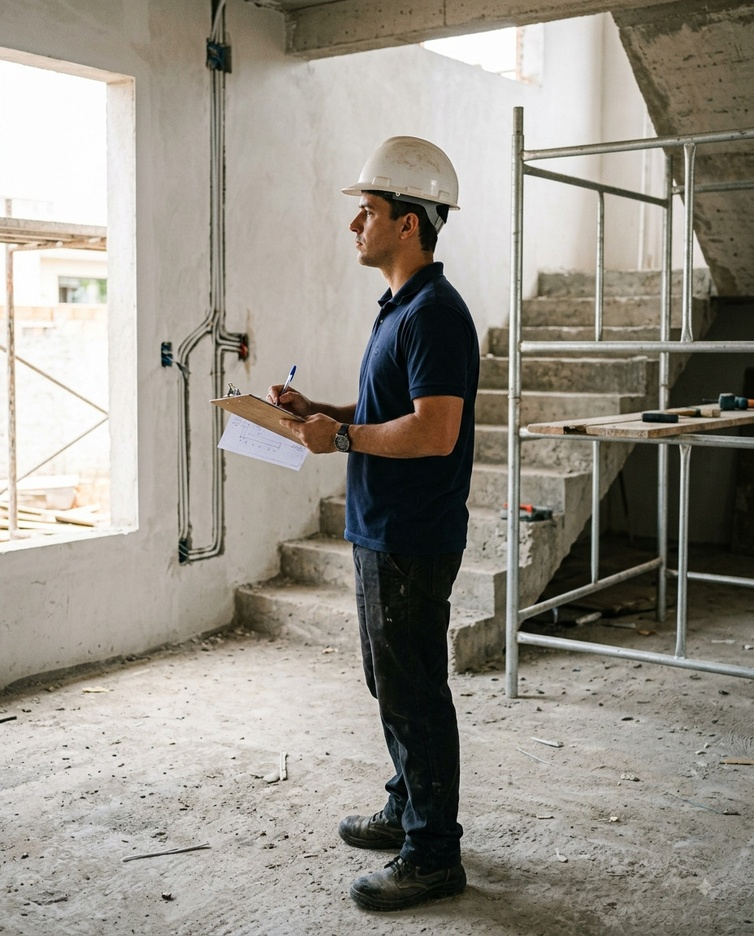
#> input picture fotos/miniaula-01.jpg, 754 x 936 px, shrunk from 928 x 1152 before the run
$ python -i limpar_marca.py   (imports and definitions only)
#> lines starting #> are read from the running program, lines starting #| are printed output that depends on the picture; after the words box and inside, x2 and y2 are one past the last pixel; in counts of white or black regions, pixels touching at a corner belong together
# -*- coding: utf-8 -*-
"""Remove a estrela de marca d'água que o Gemini carimba nas imagens geradas.

A estrela é um overlay claro, semitransparente, sempre na região inferior
direita. O conserto: detectar o bounding box dela por luminância anômala numa
janela dessa região, e cobrir com um remendo do próprio entorno (espelhado e com
média/desvio casados com o anel ao redor), colado com máscara elíptica de borda
muito suave. Funciona bem em fundo de textura contínua (chão, parede, madeira).

Uso:
    python limpar_marca.py entrada.png saida.png
    python limpar_marca.py entrada.png saida.png --debug  (salva o recorte para conferir)

SEMPRE conferir o resultado ampliado — em fundo muito estruturado (grade de
esquadria, estante) o remendo pode falhar e é melhor regenerar a foto.
"""
from __future__ import annotations

import sys
from PIL import Image, ImageDraw, ImageFilter
import numpy as np


def achar_estrela(A: np.ndarray) -> tuple[int, int, int, int] | None:
    """Procura o overlay claro na região inferior direita. Devolve (x0,y0,x1,y1)."""
    H, W, _ = A.shape
    lum = A.sum(axis=2) / 3
    jx0, jy0 = int(W * 0.70), int(H * 0.72)
    win = lum[jy0:, jx0:]
    med = np.median(win)
    mask = win > med + 34
    if mask.sum() < 300:          # nada relevante
        return None
    ys, xs = np.nonzero(mask)
    # concentra no maior aglomerado: descarta pontos isolados (reflexos, céu)
    cx, cy = int(np.median(xs)), int(np.median(ys))
    perto = (np.abs(xs - cx) < 140) & (np.abs(ys - cy) < 140)
    xs, ys = xs[perto], ys[perto]
    if len(xs) < 300:
        return None
    return (jx0 + xs.min(), jy0 + ys.min(), jx0 + xs.max(), jy0 + ys.max())


def limpar(origem: str, destino: str, debug: bool = False) -> bool:
#> called with origem = 'fotos/miniaula-01.jpg', destino = 'out.png', debug = False
    im = Image.open(origem).convert("RGB")
#> im is the input picture: PIL image 754x936 RGB; mean R, G, B 150.7, 146.1, 136.7
    A = np.asarray(im).astype(np.float64)
    H, W, _ = A.shape
#> H = 936; W = 754

    box = achar_estrela(A)
#> in achar_estrela, `win = lum[jy0:, jx0:]`:
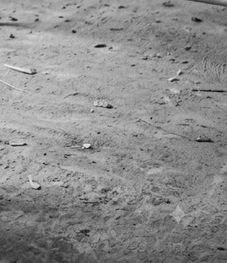
#> win: shape (263, 227) float64; min 8.67, max 237.3, mean 140.4
#> in achar_estrela, `med = np.median(win)`: med = 143.7
#> in achar_estrela, `mask = win > med + 34`:
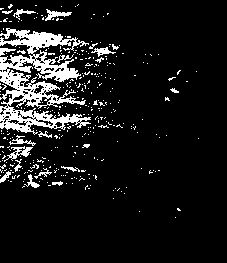
#> mask: shape (263, 227) bool; 10.2% white; 344 white regions (322 under 20 px), largest, box (x1, y1, x2, y2) and area: (0, 28, 91, 135) 4150, (4, 146, 33, 162) 156, (45, 9, 72, 21) 127
#> in achar_estrela, `ys, xs = np.nonzero(mask)`: ys = 6101 values from 4 to 217; xs = 6101 values, max 198 at index 5299, min 0 at index 18, mean 42.65
#> in achar_estrela, `cx, cy = int(np.median(xs)), int(np.median(ys))`: cx = 37; cy = 85
#> in achar_estrela, `xs, ys = xs[perto], ys[perto]`: xs = 6076 values, max 176 at index 3286, min 0 at index 18, mean 42.08; ys = 6076 values from 4 to 217
#> box = (527, 677, 703, 890)
    if box is None:
        im.save(destino)
        print("nenhuma marca encontrada — copiado como esta")
        return False
    bx0, by0, bx1, by1 = box
#> bx0 = 527; by0 = 677; bx1 = 703; by1 = 890
    print(f"estrela em x {bx0}-{bx1}, y {by0}-{by1}")
#| estrela em x 527-703, y 677-890

    # retangulo de trabalho com folga grande (a mascara precisa morrer antes da borda)
    F = 120
    X0, Y0 = max(0, bx0 - F), max(0, by0 - F)
#> X0 = 407; Y0 = 557
    X1, Y1 = min(W, bx1 + F), min(H, by1 + F)
#> X1 = 754; Y1 = 936
    w, h = X1 - X0, Y1 - Y0
#> w = 347; h = 379

    # fonte do remendo: mesma faixa, deslocada para a esquerda; espelhada
    dx = w + 40
#> dx = 387
    if X0 - dx < 0:               # sem espaco a esquerda: usa acima
        dy = h + 40
        src = A[Y0 - dy:Y1 - dy, X0:X1][::-1, :, :].copy()
    else:
        src = A[Y0:Y1, X0 - dx:X0 - dx + w][:, ::-1, :].copy()

    anel = np.concatenate([
        A[max(0, Y0 - 30):Y0, X0:X1].reshape(-1, 3),
        A[Y1:min(H, Y1 + 30), X0:X1].reshape(-1, 3),
        A[Y0:Y1, max(0, X0 - 30):X0].reshape(-1, 3),
        A[Y0:Y1, X1:min(W, X1 + 30)].reshape(-1, 3),
    ])
    for c in range(3):
        s = src[:, :, c]
        src[:, :, c] = (s - s.mean()) * (anel[:, c].std() / max(s.std(), 1e-6)) + anel[:, c].mean()
#> this loop made 3 passes
#> pass 1, in limpar, `s = src[:, :, c]`:
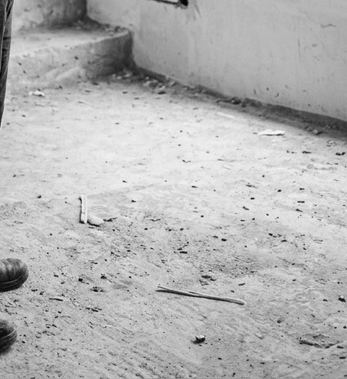
#> s: shape (379, 347) float64; min 0, max 252, mean 179.7

    m = Image.new("L", (w, h), 0)
#> m: PIL image 347x379 L; every value is 0
    ImageDraw.Draw(m).ellipse([bx0 - 18 - X0, by0 - 18 - Y0,
                               bx1 + 18 - X0, by1 + 18 - Y0], fill=255)
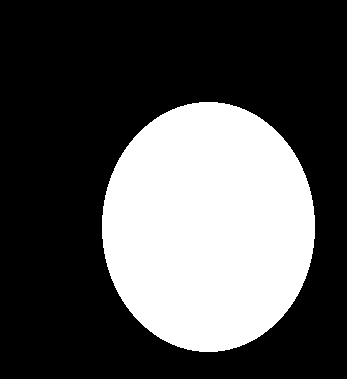
#> m: PIL image 347x379 L; 31.8% white; 1 white region, box (x1, y1, x2, y2) and area: (102, 102, 315, 352) 41814
    m = (np.asarray(m.filter(ImageFilter.GaussianBlur(26))).astype(np.float64) / 255.0)[:, :, None]
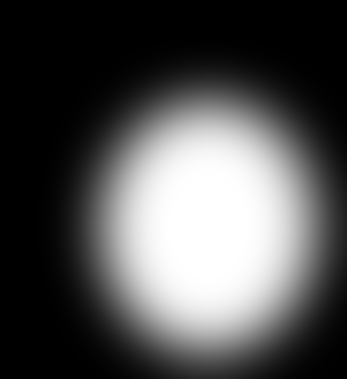
#> m: shape (379, 347, 1) float64; min 0, max 1, mean 0.316

    A[Y0:Y1, X0:X1] = src * m + A[Y0:Y1, X0:X1] * (1 - m)
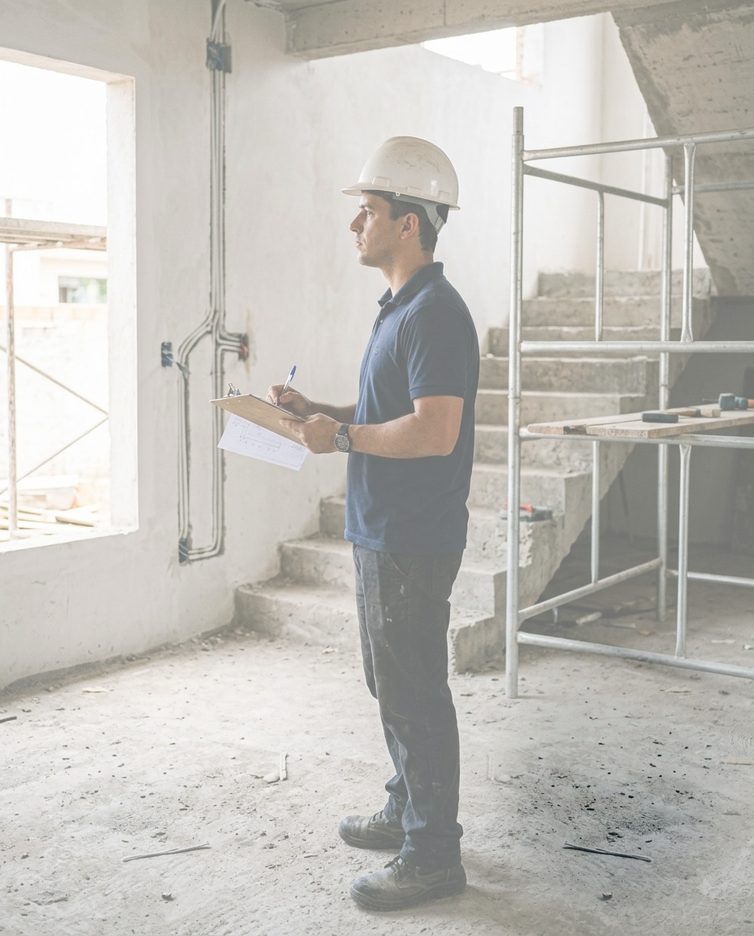
#> A: shape (936, 754, 3) float64; mean R, G, B 146.3, 142.1, 132.9; drawn with min black and max white
    out = Image.fromarray(np.clip(A, 0, 255).astype(np.uint8))
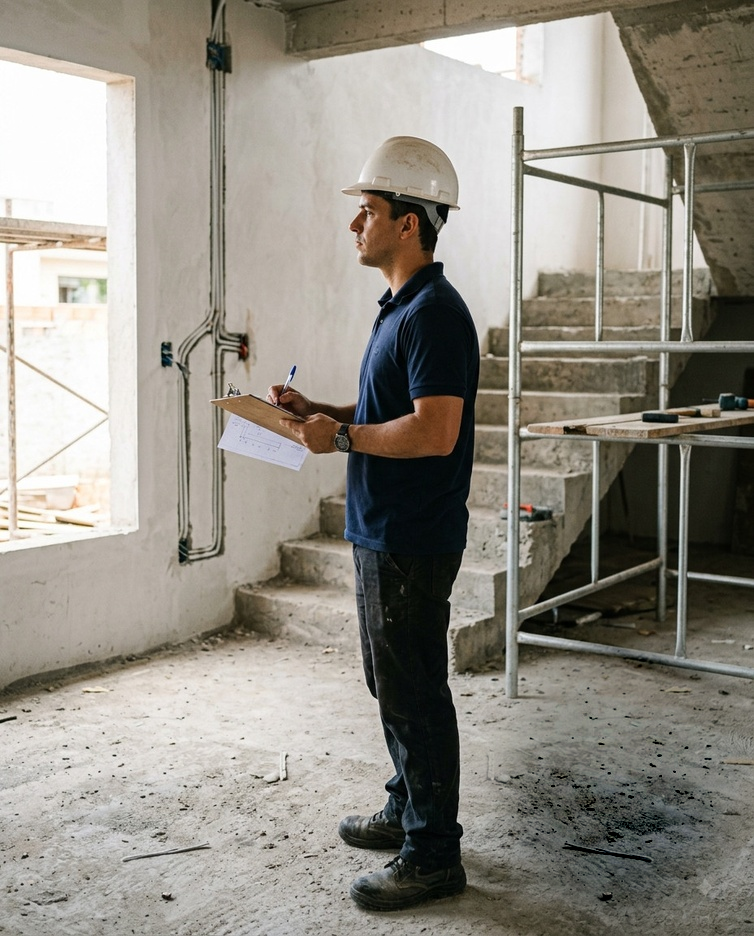
#> out: PIL image 754x936 RGB; mean R, G, B 146.3, 142.1, 132.9
    out.save(destino)

    if debug:
        out.crop((max(0, bx0 - 160), max(0, by0 - 160),
                  min(W, bx1 + 160), min(H, by1 + 160))).save(destino + ".debug.png")
    return True


# [3 lines not run here, left out]

>>> result = limpar('fotos/miniaula-01.jpg', 'out.png')

$ run again, on fotos/miniaula-03.jpg
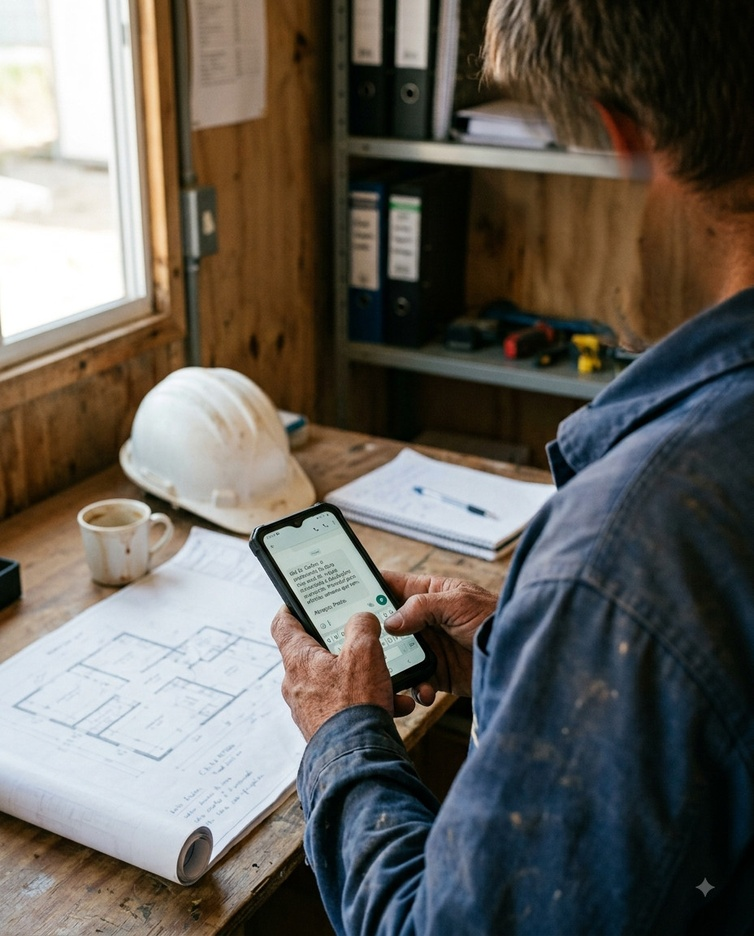
#> input picture fotos/miniaula-03.jpg, 754 x 936 px, shrunk from 928 x 1152 before the run
#> in limpar, im is the input picture: PIL image 754x936 RGB; mean R, G, B 101.7, 97.6, 90.9
#> med = 25.33
#> in achar_estrela, `mask = win > med + 34`:
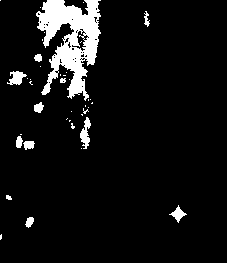
#> mask: shape (263, 227) bool; 7.3% white; 40 white regions (28 under 20 px), largest, box (x1, y1, x2, y2) and area: (36, 0, 101, 101) 3399, (80, 117, 91, 149) 185, (7, 71, 27, 85) 162
#> in achar_estrela, `ys, xs = np.nonzero(mask)`: ys = 4382 values from 0 to 239; xs = 4382 values, max 186 at index 4260, min 0 at index 0, mean 69.29
#> cx = 71; cy = 49
#> in achar_estrela, `xs, ys = xs[perto], ys[perto]`: xs = 4163 values, max 149 at index 1043, min 0 at index 0, mean 67.26; ys = 4163 values from 0 to 149
#> box = (527, 673, 676, 822)
#> bx0 = 527; by0 = 673; bx1 = 676; by1 = 822
#| estrela em x 527-676, y 673-822
#> X0 = 407; Y0 = 553
#> X1 = 754; Y1 = 936
#> w = 347; h = 383
#> dx = 387
#> in limpar, `A[Y0:Y1, X0:X1] = src * m + A[Y0:Y1, X0:X1] * (1 - m)`:
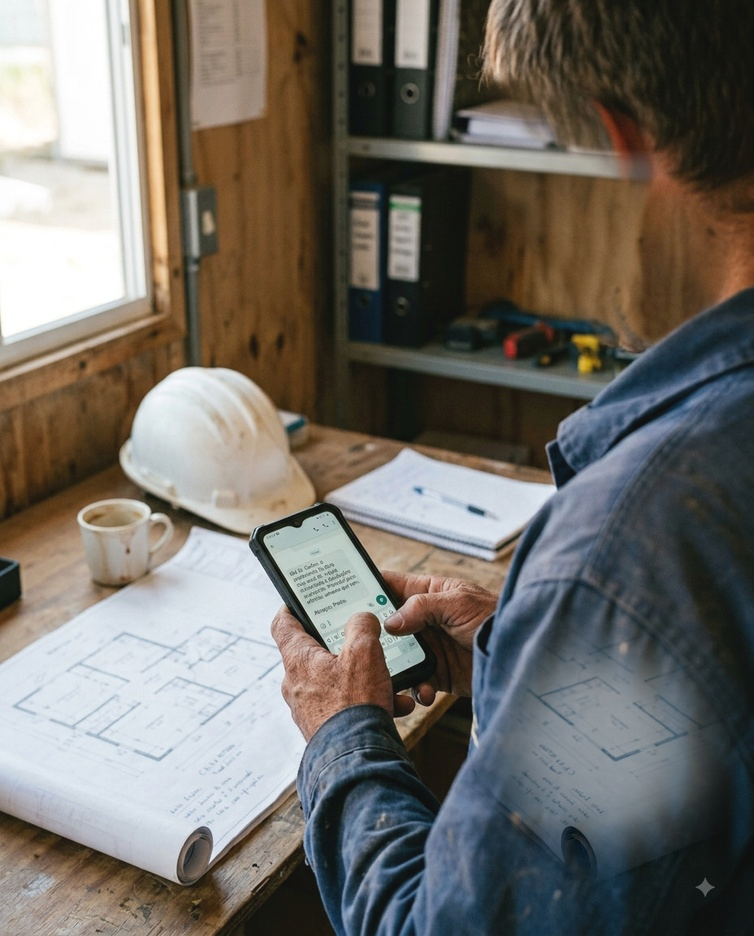
#> A: shape (936, 754, 3) float64; mean R, G, B 105.4, 101.1, 94.2; drawn with min black and max white

$ run again, on fotos/miniaula-04.jpg
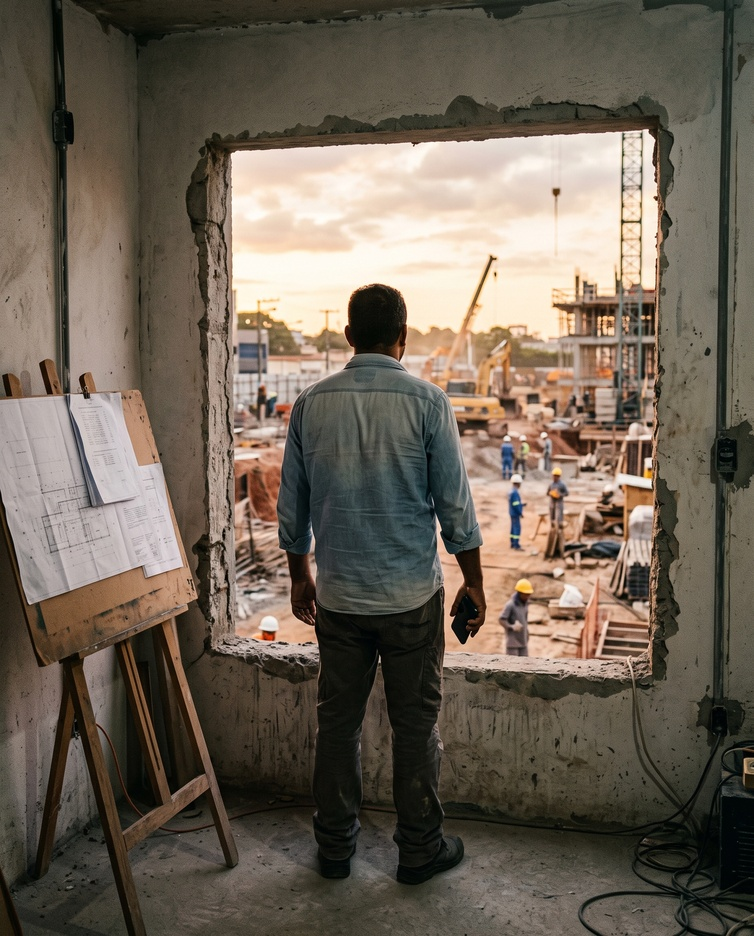
#> input picture fotos/miniaula-04.jpg, 754 x 936 px, shrunk from 1856 x 2304 before the run
#> in limpar, im is the input picture: PIL image 754x936 RGB; mean R, G, B 109.7, 99.2, 86.3
#> med = 58
#> in achar_estrela, `mask = win > med + 34`:
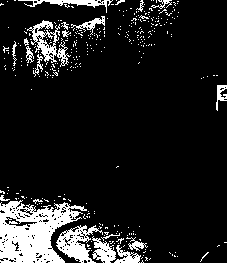
#> mask: shape (263, 227) bool; 12% white; 346 white regions (325 under 20 px), largest, box (x1, y1, x2, y2) and area: (0, 200, 87, 263) 3198, (56, 225, 103, 263) 794, (27, 20, 71, 67) 662
#> in achar_estrela, `ys, xs = np.nonzero(mask)`: ys = 7162 values from 0 to 262; xs = 7162 values, max 226 at index 2061, min 0 at index 349, mean 62.45
#> cx = 52; cy = 225
#> in achar_estrela, `xs, ys = xs[perto], ys[perto]`: xs = 4953 values, max 177 at index 4324, min 0 at index 6, mean 53.46; ys = 4953 values from 89 to 262
#> box = (527, 762, 704, 935)
#> bx0 = 527; by0 = 762; bx1 = 704; by1 = 935
#| estrela em x 527-704, y 762-935
#> X0 = 407; Y0 = 642
#> X1 = 754; Y1 = 936
#> w = 347; h = 294
#> dx = 387
#> in limpar, `out = Image.fromarray(np.clip(A, 0, 255).astype(np.uint8))`:
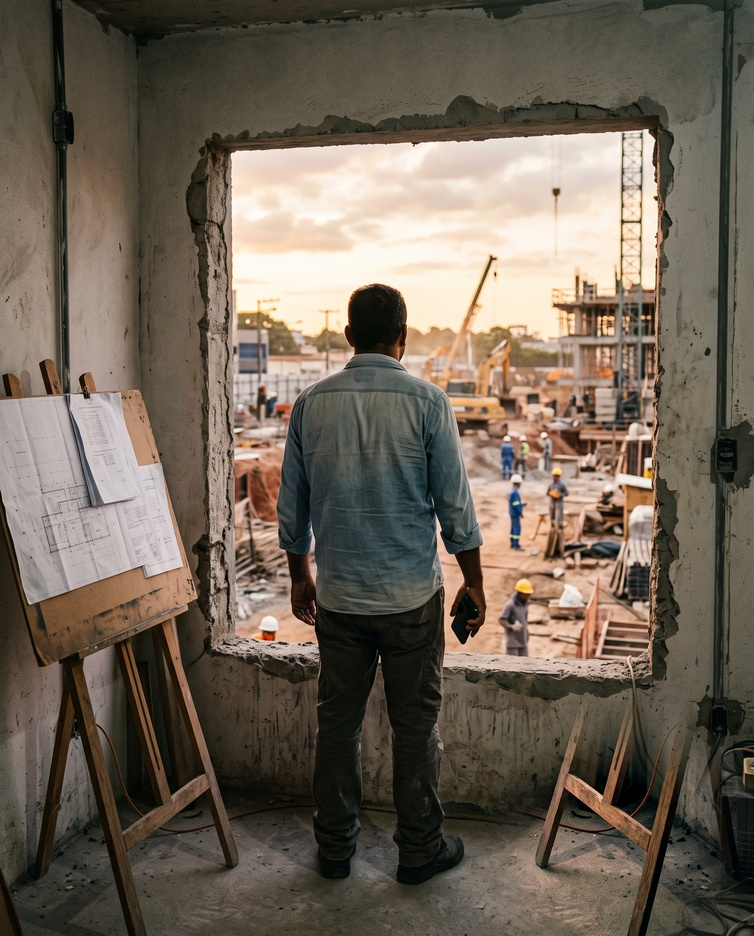
#> out: PIL image 754x936 RGB; mean R, G, B 111, 99.9, 86.9

$ run again, on fotos/miniaula-06.jpg
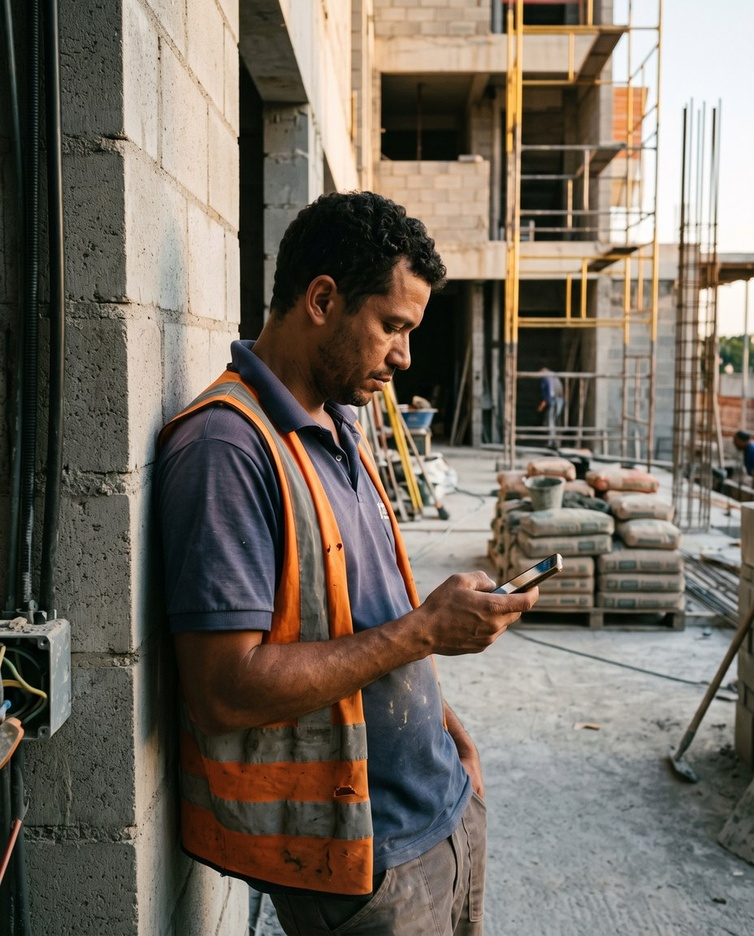
#> input picture fotos/miniaula-06.jpg, 754 x 936 px, shrunk from 928 x 1152 before the run
#> in limpar, im is the input picture: PIL image 754x936 RGB; mean R, G, B 114.8, 106.3, 95.8
#> med = 144.7
#> mask: shape (263, 227) bool; 9.7% white; 42 white regions (30 under 20 px), largest, box (x1, y1, x2, y2) and area: (0, 0, 156, 89) 4221, (131, 18, 176, 45) 484, (74, 25, 99, 44) 275
#> in achar_estrela, `ys, xs = np.nonzero(mask)`: ys = 5803 values from 0 to 239; xs = 5803 values, max 208 at index 152, min 0 at index 0, mean 74.34
#> cx = 58; cy = 24
#> in achar_estrela, `xs, ys = xs[perto], ys[perto]`: xs = 5687 values, max 197 at index 926, min 0 at index 0, mean 71.74; ys = 5687 values from 0 to 97
#> box = (527, 673, 724, 770)
#> bx0 = 527; by0 = 673; bx1 = 724; by1 = 770
#| estrela em x 527-724, y 673-770
#> X0 = 407; Y0 = 553
#> X1 = 754; Y1 = 890
#> w = 347; h = 337
#> dx = 387
#> in limpar, `A[Y0:Y1, X0:X1] = src * m + A[Y0:Y1, X0:X1] * (1 - m)`:
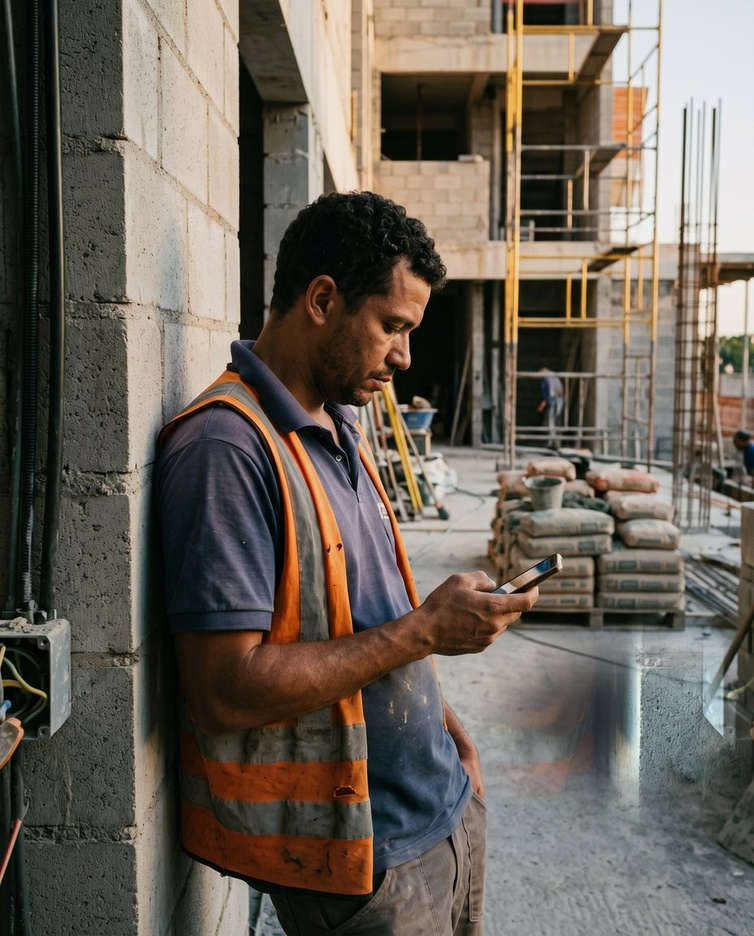
#> A: shape (936, 754, 3) float64; mean R, G, B 113.3, 104.9, 94.5; drawn with min black and max white
